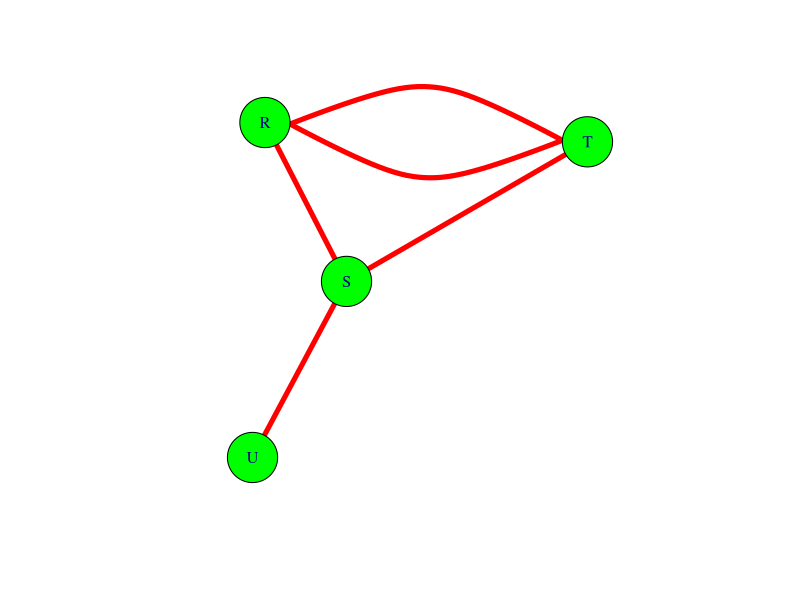
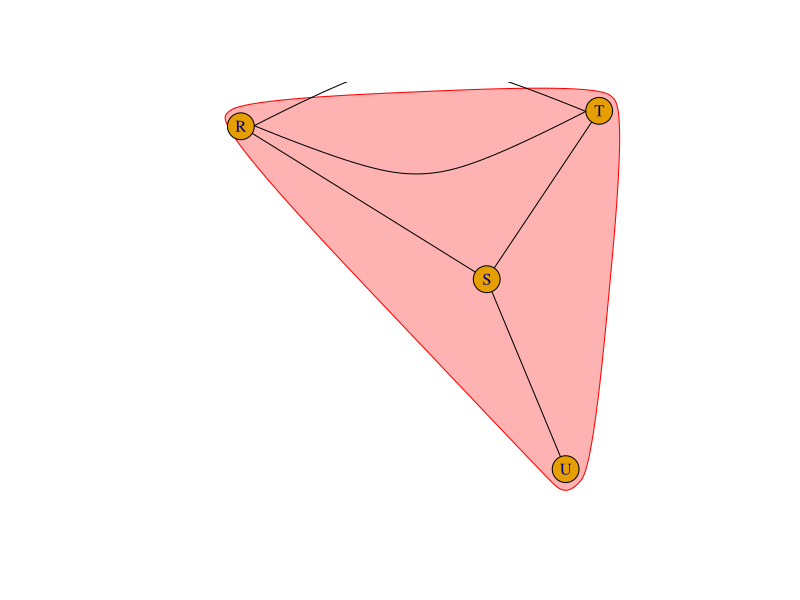

Generate these figures, in order, with R:
## ---- chunk 1
# Load igraph package
library(igraph)

# Define the graph object g1 with the given elements
edges <- c("R", "S", "S", "T", "T", "R", "R", "T", "U", "S")
g1 <- graph(edges,
            directed = FALSE)
## ---- chunk 2
# Plot the graph with specified attributes
plot(g1,
     vertex.color = "green",
     vertex.size = 30,
     edge.color = "red",
     edge.width = 5)
# Interpretation:
# The nodes represent the elements R, S, T, and U.
# The edges represent the connections between these elements.
# The green color and size of the nodes make them easily visible.
# The red color and thickness of the edges highlight the connections between nodes.
## ---- chunk 3
# Calculate degree
degree_g1 <- degree(g1)
print("Degree of each node:")
print(degree_g1)

# Calculate closeness
closeness_g1 <- closeness(g1)
print("Closeness of each node:")
print(closeness_g1)

# Calculate betweenness
betweenness_g1 <- betweenness(g1)
print("Betweenness of each node:")
print(betweenness_g1)

# Interpretation:
# Degree:
# The number of edges connected to a node.
# Nodes with higher degrees are more central in the network.
# In this case, we saw that R , S and T have higher degree(same as 3).
# Hence they are central in this network.
# Closeness:
# The inverse of the average length of the shortest paths from a node to all other nodes in the graph.
# Nodes with higher closeness values are generally more central and can reach other nodes more quickly.
# Here, R and T has higher closeness values.
# Hence, they are more central.
# Betweenness:
# The number of shortest paths that pass through a node.
# Nodes with higher betweenness values play a crucial role as intermediaries in this network.
## ---- chunk 4
# Calculate hub scores
hub_scores <- hub_score(g1)$vector
print("Hub scores of each node:")
print(hub_scores)

# Detect communities using the edge betweenness algorithm
communities <- edge.betweenness.community(g1)
print("Communities in the graph:")
print(communities)

# Plot the graph with community membership
plot(communities, g1)
